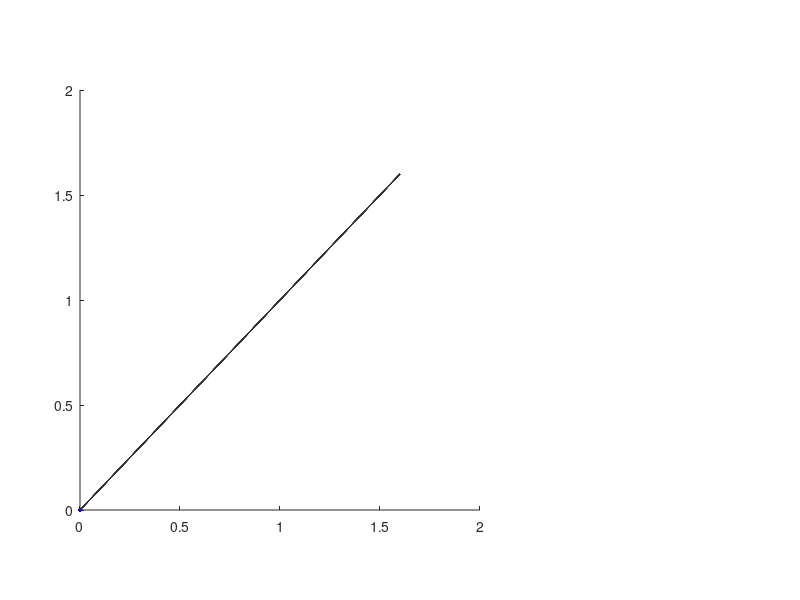

This chart was generated by the following MATLAB code: (Note: this script raises an error after producing the figure.)
%Plots the friction coefficient means of all the participants on the 
%same graph by looping through the folders of each participant

tsteps = 2759; %number of time steps 
l = 0;
%Define the normal force interval on which the mean friction coefficient is
%calculated
Fmin = 1;  
Fmax = 5;
Fint = [Fmin:Fmax];
l=1;
nparticipants=15; %ou 15
Rdvec=zeros(nparticipants,1);%vector containing the relative difference for each participants
xvec=zeros(nparticipants,1); %vector containing the x coordinates (LF) for each participant
yvec=zeros(nparticipants,1); %vector containing the y coordinates (HF) for each participant

colors={[0 0 1], [0.0833 0 0.9167], [0.1667 0 0.8333], [0.25 0 0.75], [0.3333 0 0.6667], [0.4167 0 0.5833], [0.5 0 0.5], [0.5833 0 0.4167], [0.6667 0 0.3333], [0.75 0 0.25], [0.8333 0 0.1667], [0.9167 0 0.0833], [1 0 0]}; %for elderly participants
%colors={[0 0 1], [0.0714 0 0.9286], [0.1429 0 0.8571], [0.2143 0 0.7857], [0.2857 0 0.7143], [0.3571 0 0.6429], [0.4286 0 0.5714], [0.5 0 0.5], [0.5714 0 0.4286], [0.6429 0 0.3571], [0.7143 0 0.2857], [0.7857 0 0.2143], [0.85 0 0.1429], [0.9286 0 0.0714], [1 0 0]}; %for young
%participants
colors=flip(colors);



%% For each participant, compute the mean LF and the mean HF friction coeff

D = 'Aged_friction';
S = dir(fullfile(D, '*'));
N = setdiff({S([S.isdir]).name},{'.','..'}); % list of subfolders of D.

for ii = 1:numel(N)  %loop going through the folders 
    filelist = dir(fullfile(D,N{ii},'*.csv')); %improve by specifying the file extension
    filelist= filelist(~[filelist.isdir]);  % classification of folders in good order
    [~,idx] = sort([filelist.datenum]);
    filelist = filelist(idx);
    nfiles=length(filelist);
    C = {filelist(~[filelist.isdir]).name}; %files in subfolder (cell created for the loop)
    [indexglassLF,thumbglassLF,indexglassHF,thumbglassHF] = at_frictionplots(N{ii}, filelist, tsteps); %calculates the frictions for LF and HF for the participant
    
    %Mean of the friction coefficient on the Force interval
    meanCFindex_LF = mean(indexglassLF.k.*Fint.^(indexglassLF.n-1));
    meanCFthumb_LF = mean(thumbglassLF.k.*Fint.^(thumbglassLF.n-1));
    meanCF_LF =(meanCFindex_LF + meanCFthumb_LF)/2;
    
    meanCFindex_HF = mean(indexglassHF.k.*Fint.^(indexglassHF.n-1));
    meanCFthumb_HF = mean(thumbglassHF.k.*Fint.^(thumbglassHF.n-1));
    meanCF_HF =(meanCFindex_HF + meanCFthumb_HF)/2;
    
    xvec(l)=meanCF_LF;
    yvec(l)=meanCF_HF;
    
    %relative difference in friction
    Rd = abs(meanCF_HF-meanCF_LF)/(meanCF_LF)*100;
    Rdvec(l)=Rd;
    l=l+1;
end
x=[1:1:nparticipants].';
[Rdvecsort,shiftRd] = sort(Rdvec, 'descend'); %sort Rd min to max
for i = 1:nparticipants
    xvecsort(i) = xvec(shiftRd(i)).'; %sort xvec in the same way
    yvecsort(i) = yvec(shiftRd(i)).';
end

%% Plot des graphes
axislim=1.6;
x=linspace(0,axislim);
y=linspace(0,axislim);
h1=plot(x,y,'Color',[0.2 0.2 0.2]) %identity line (x=y)
hold on
pos1 = [0.1 0.15 0.5 0.7];
%alphaelderly=[0.1 0.15 0.20 0.28 0.36 0.44 0.52 0.60 0.68 0.76 0.84 0.92 1]
%alphayoung=[0.16 0.22 0.28 0.34 0.4 0.46 0.52 0.58 0.64 0.70 0.76 0.82 0.88 0.94 1]

subplot('Position',pos1);
hold on
for i=1:nparticipants
    h2=plot(xvecsort(i),yvecsort(i), '.', 'MarkerSize', 10, 'color', colors{i});
    %h2.MarkerFaceAlpha = alphaelderly(i);
    h1=plot(x,y,'Color',[0.2 0.2 0.2]) %identity line (x=y)
end
%title('Mean coefficient of friction - Young participants')
%title('Mean coefficient of friction - Elderly participants')
xlabel('Coefficient of friction - Low [-]')
ylabel('Coefficient of friction - High [-]')
ylim([0 axislim])
yticks([0 0.2 0.4 0.6 0.8 1 1.2 1.4 1.6]);
xticks([0 0.2 0.4 0.6 0.8 1 1.2 1.4 1.6])

pos2 = [0.7 0.15 0.1 0.7];
subplot('Position',pos2); hold on;

for i=1:nparticipants
    h2=plot(1, Rdvecsort(i), '.', 'MarkerSize', 10, 'color', colors{i});
    %h2.MarkerFaceAlpha = alphaelderly(i);
end
set(gca,'XTick',[])
set(gca, 'YDir')
ylabel('Relative difference in Friction [%]')

figure(1); hold on;
h2=errorbar(1,mean(Rdvecsort),std(Rdvecsort),'-*', 'Color', [0.5 0.5 0.5], 'LineWidth', 0.4, 'Markersize', 10);
